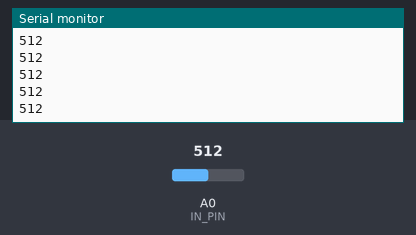
A sketch run on a simulated Arduino Uno, built with avr-gcc and run on an emulated ATmega328P. Shown: the last lines printed to the serial monitor. The test bench sets the inputs (shaded band); at power-on: A0 (IN_PIN) = 512.

Above: at 1.2 s.
1.3 s: A0 (IN_PIN) set to 716
At 1.8 s:
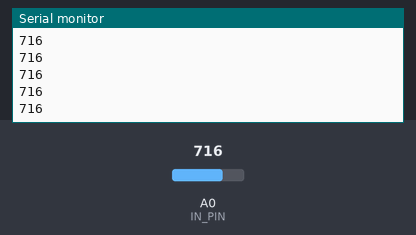
2.8 s: A0 (IN_PIN) set to 900
At 3.3 s:
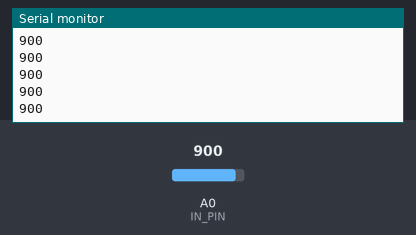
Timing chart, 0 to 5.8 s (numbered marks = the images above; inputs shaded):
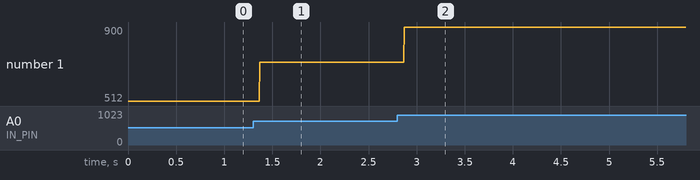

Measured:
- after the input at 1.3 s, the serial monitor: prints a new line after 0.07 s (image 1)
- after the input at 2.8 s, the serial monitor: prints a new line after 0.07 s (image 2)
- plotted number 1: 512 → 716 after the input at 1.3 s, 716 → 900 after the input at 2.8 s

The sketch:

led_matrix_level.ino
```cpp
#include <LedControl.h>
const int OUT_PIN = A2;
const int IN_PIN = A0;
int val;
LedControl lc=LedControl(16,15,14,1); //

// pin 12 is connected to the MAX7219 pin 1
// pin 11 is connected to the CLK pin 13
// pin 10 is connected to LOAD pin 12
// 1 as we are only using 1 MAX7219

void setup()
{
  // the zero refers to the MAX7219 number, it is zero for 1 chip
  lc.shutdown(0,false);// turn off power saving, enables display
  lc.setIntensity(0,8);// sets brightness (0~15 possible values)
  lc.clearDisplay(0);// clear screen
  Serial.begin(9600);      // open the serial port at 9600 bps:
}
void loop()
{
  pinMode(IN_PIN, INPUT);
      digitalWrite(OUT_PIN, HIGH);
      val = analogRead(IN_PIN);

  Serial.println(val, DEC);  // print as an ASCII-encoded decimal

//  for (int row=0; row<8; row++)
//  {
//    for (int col=0; col<8; col++)
//    {
//      lc.setLed(0,col,row,true); // turns on LED at col, row
//      delay(25);
//    }
//  }
//
//  for (int row=0; row<8; row++)
//  {
//    for (int col=0; col<8; col++)
//    {
//      lc.setLed(0,col,row,false); // turns off LED at col, row
//      delay(25);
//    }
//  }
}
```
